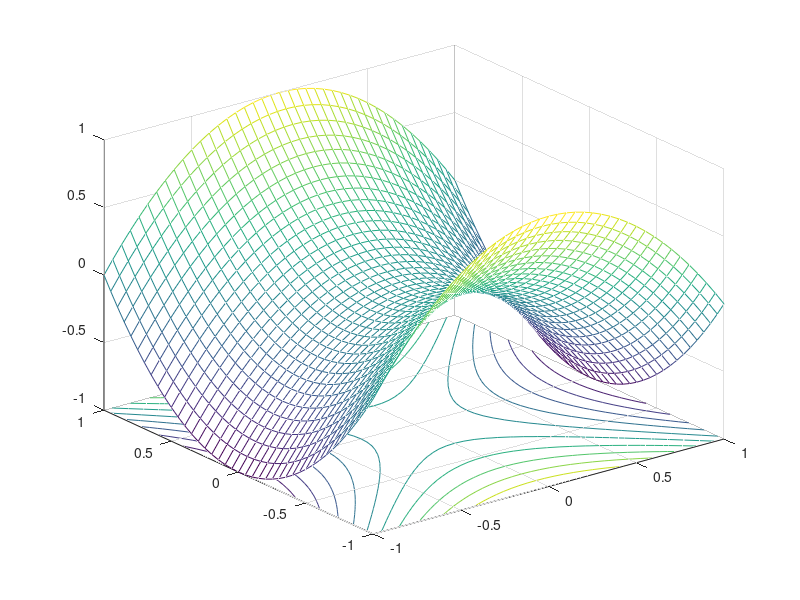

Reproduce this figure in MATLAB.
% Illustration of meshgrid
x=-1:0.05:1;
y=x;
[xi yi]=meshgrid(x,y);
zi=yi.^2-xi.^2;
mesh(xi,yi,zi)
axis off
% To plot the graph of the mesh surface along with contour plot beneath the
% plotted surface:
meshc(xi,yi,zi)